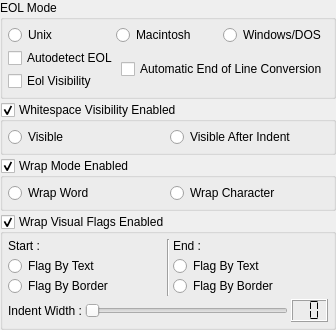
     <widget class="QWidget" name="pEditorVisibility">
      <layout class="QVBoxLayout">
       <property name="spacing">
        <number>3</number>
       </property>
       <property name="margin">
        <number>0</number>
       </property>
       <item>
        <widget class="QGroupBox" name="gbEolMode">
         <property name="title">
          <string>EOL Mode</string>
         </property>
         <layout class="QGridLayout" name="gridLayout_4">
          <property name="margin">
           <number>5</number>
          </property>
          <property name="spacing">
           <number>3</number>
          </property>
          <item row="0" column="0" colspan="2">
           <layout class="QHBoxLayout" name="horizontalLayout_2">
            <item>
             <widget class="QRadioButton" name="rbEolUnix">
              <property name="text">
               <string>Unix</string>
              </property>
             </widget>
            </item>
            <item>
             <widget class="QRadioButton" name="rbEolMac">
              <property name="text">
               <string>Macintosh</string>
              </property>
             </widget>
            </item>
            <item>
             <widget class="QRadioButton" name="rbEolWindows">
              <property name="text">
               <string>Windows/DOS</string>
              </property>
             </widget>
            </item>
           </layout>
          </item>
          <item row="1" column="0">
           <widget class="QCheckBox" name="cbAutoDetectEol">
            <property name="text">
             <string>Autodetect EOL</string>
            </property>
           </widget>
          </item>
          <item row="1" column="1" rowspan="2">
           <widget class="QCheckBox" name="cbAutoEolConversion">
            <property name="text">
             <string>Automatic End of Line Conversion</string>
            </property>
           </widget>
          </item>
          <item row="2" column="0">
           <widget class="QCheckBox" name="cbEolVisibility">
            <property name="text">
             <string>Eol Visibility</string>
            </property>
           </widget>
          </item>
         </layout>
        </widget>
       </item>
       <item>
        <widget class="QGroupBox" name="gbWhitespaceVisibilityEnabled">
         <property name="title">
          <string>Whitespace Visibility Enabled</string>
         </property>
         <property name="checkable">
          <bool>true</bool>
         </property>
         <layout class="QHBoxLayout">
          <property name="spacing">
           <number>3</number>
          </property>
          <property name="margin">
           <number>5</number>
          </property>
          <item>
           <widget class="QRadioButton" name="rbWsVisible">
            <property name="text">
             <string>Visible</string>
            </property>
           </widget>
          </item>
          <item>
           <widget class="QRadioButton" name="rbWsVisibleAfterIndent">
            <property name="text">
             <string>Visible After Indent</string>
            </property>
           </widget>
          </item>
         </layout>
        </widget>
       </item>
       <item>
        <widget class="QGroupBox" name="gbWrapModeEnabled">
         <property name="title">
          <string>Wrap Mode Enabled</string>
         </property>
         <property name="checkable">
          <bool>true</bool>
         </property>
         <layout class="QHBoxLayout">
          <property name="spacing">
           <number>3</number>
          </property>
          <property name="margin">
           <number>5</number>
          </property>
          <item>
           <widget class="QRadioButton" name="rbWrapWord">
            <property name="text">
             <string>Wrap Word</string>
            </property>
           </widget>
          </item>
          <item>
           <widget class="QRadioButton" name="rbWrapCharacter">
            <property name="text">
             <string>Wrap Character</string>
            </property>
           </widget>
          </item>
         </layout>
        </widget>
       </item>
       <item>
        <widget class="QGroupBox" name="gbWrapVisualFlagsEnabled">
         <property name="title">
          <string>Wrap Visual Flags Enabled</string>
         </property>
         <property name="checkable">
          <bool>true</bool>
         </property>
         <layout class="QGridLayout" name="gridLayout_18">
          <property name="margin">
           <number>5</number>
          </property>
          <property name="spacing">
           <number>3</number>
          </property>
          <item row="2" column="0" colspan="3">
           <layout class="QHBoxLayout">
            <property name="spacing">
             <number>3</number>
            </property>
            <item>
             <widget class="QLabel" name="lWrappedLineIndentWidth">
              <property name="text">
               <string>Indent Width :</string>
              </property>
             </widget>
            </item>
            <item>
             <widget class="QSlider" name="sWrappedLineIndentWidth">
              <property name="sizePolicy">
               <sizepolicy hsizetype="Expanding" vsizetype="Fixed">
                <horstretch>0</horstretch>
                <verstretch>0</verstretch>
               </sizepolicy>
              </property>
              <property name="orientation">
               <enum>Qt::Horizontal</enum>
              </property>
             </widget>
            </item>
            <item>
             <widget class="QLCDNumber" name="lnWrappedLineIndentWidth">
              <property name="sizePolicy">
               <sizepolicy hsizetype="Fixed" vsizetype="Fixed">
                <horstretch>0</horstretch>
                <verstretch>0</verstretch>
               </sizepolicy>
              </property>
              <property name="digitCount">
               <number>2</number>
              </property>
              <property name="segmentStyle">
               <enum>QLCDNumber::Flat</enum>
              </property>
             </widget>
            </item>
           </layout>
          </item>
          <item row="0" column="1" rowspan="2">
           <widget class="Line" name="lWrapVisualFlags">
            <property name="orientation">
             <enum>Qt::Vertical</enum>
            </property>
           </widget>
          </item>
          <item row="1" column="2">
           <widget class="QWidget" name="wEndWrapVisualFlags" native="true">
            <layout class="QVBoxLayout">
             <property name="spacing">
              <number>0</number>
             </property>
             <property name="margin">
              <number>0</number>
             </property>
             <item>
              <widget class="QRadioButton" name="rbEndWrapFlagByText">
               <property name="text">
                <string>Flag By Text</string>
               </property>
              </widget>
             </item>
             <item>
              <widget class="QRadioButton" name="rbEndWrapFlagByBorder">
               <property name="text">
                <string>Flag By Border</string>
               </property>
              </widget>
             </item>
            </layout>
           </widget>
          </item>
          <item row="1" column="0">
           <widget class="QWidget" name="wStartWrapVisualFlags" native="true">
            <layout class="QVBoxLayout">
             <property name="spacing">
              <number>0</number>
             </property>
             <property name="margin">
              <number>0</number>
             </property>
             <item>
              <widget class="QRadioButton" name="rbStartWrapFlagByText">
               <property name="text">
                <string>Flag By Text</string>
               </property>
              </widget>
             </item>
             <item>
              <widget class="QRadioButton" name="rbStartWrapFlagByBorder">
               <property name="text">
                <string>Flag By Border</string>
               </property>
              </widget>
             </item>
            </layout>
           </widget>
          </item>
          <item row="0" column="0">
           <widget class="QLabel" name="lStartWrapVisualFlags">
            <property name="text">
             <string>Start :</string>
            </property>
           </widget>
          </item>
          <item row="0" column="2">
           <widget class="QLabel" name="lEndWrapVisualFlags">
            <property name="text">
             <string>End :</string>
            </property>
           </widget>
          </item>
         </layout>
        </widget>
       </item>
       <item>
        <spacer>
         <property name="orientation">
          <enum>Qt::Vertical</enum>
         </property>
         <property name="sizeHint" stdset="0">
          <size>
           <width>8</width>
           <height>0</height>
          </size>
         </property>
        </spacer>
       </item>
      </layout>
     </widget>
